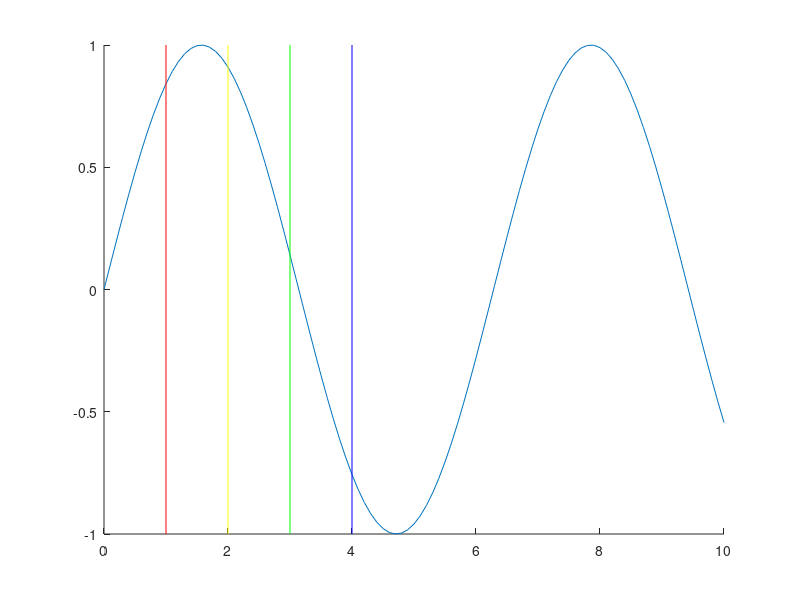

Here is the MATLAB script that generated this plot:
fig=figure; 
hax=axes; 
x=0:0.1:10; 
hold on 
plot(x,sin(x)) 
SP=1; %your point goes here 
line([SP SP],get(hax,'YLim'),'Color',[1 0 0])
line([2*SP 2*SP],get(hax,'YLim'),'Color',[1 1 0])
line([3*SP 3*SP],get(hax,'YLim'),'Color',[0 1 0])
line([4*SP 4*SP],get(hax,'YLim'),'Color',[0 0 1])